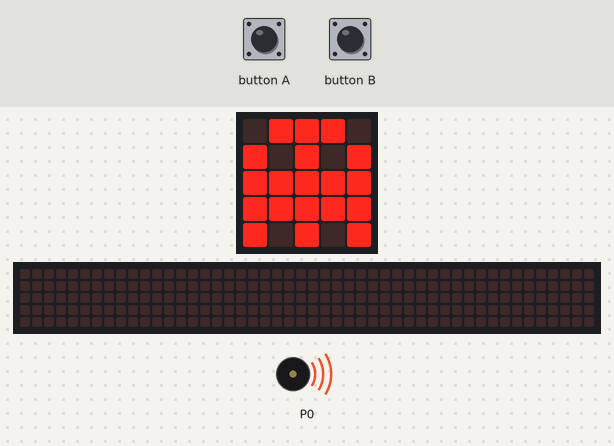
Recording of a program running on a simulated BBC micro:bit (MakeCode). Shown: the board's 5×5 LED display, a strip that is not on the board, showing the scrolling text unrolled, buzzer (waves = sounding). The 48×5 strip is a reading aid, not a part: it shows the text the display is scrolling, unrolled, one strip-width of it at a time.

Above: at 0.19 s.
At 5.0 s:
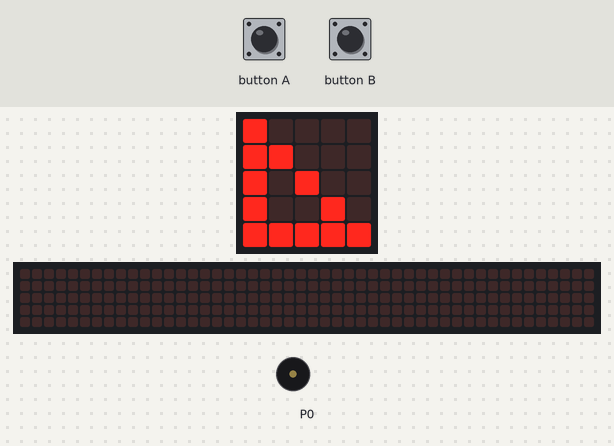
At 12.1 s:
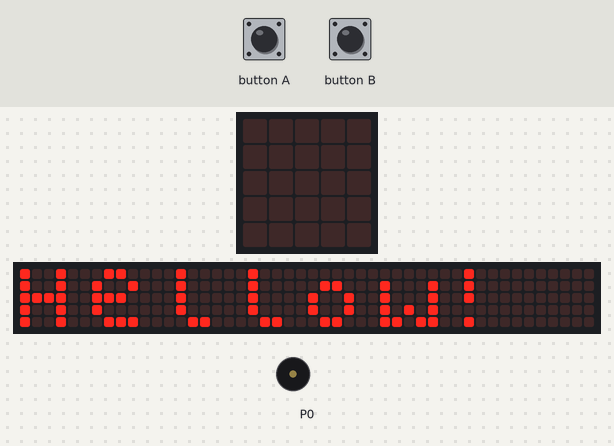
At 24.1 s:
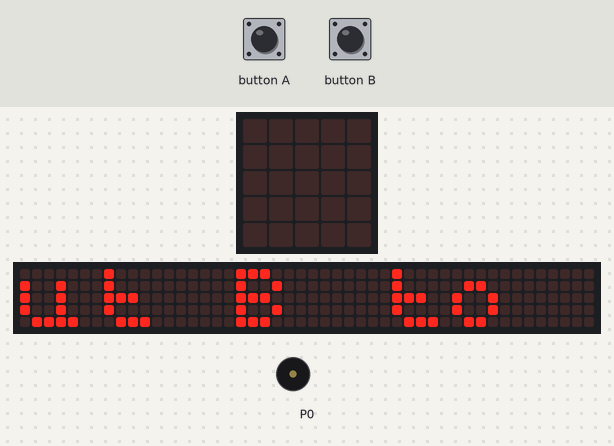
Timing chart, 0 to 25.6 s (numbered marks = the images above):
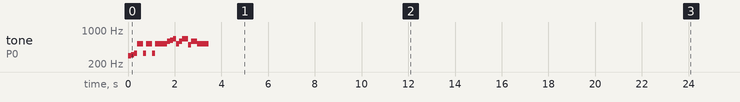

Measured:
- by itself, tone on P0: plays 294 Hz for 0.13 s, 311 Hz for 0.13 s, 330 Hz for 0.13 s, 523 Hz for 0.26 s, 330 Hz for 0.13 s, 523 Hz for 0.26 s … (17 notes in this stretch)
- what the display in image 1 shows lasts 0.7 s, from 4.9 s to 5.6 s
- what the display in image 2 shows lasts 0.7 s, from 12.1 s to 12.8 s

The program:

main.ts
```typescript
let i = 0
let bclicked = 0
let atimes = 0
function interact(interval: number) {

    basic.clearScreen()
    i = 1
    while (i < interval + 1) {
        basic.showString("" + ("" + func(i)))
        basic.pause(100)
        basic.clearScreen()
        i += 1
    }
}

function func(n: number): number {
    return (5 - n) * Math.pow(n, 2) / n
}

function numElements() {

    while (bclicked < 1) {
        if (input.buttonIsPressed(Button.A)) {
            basic.showString("A")
            basic.clearScreen()
            atimes += 1
            basic.showString("" + ("" + atimes))
        } else if (input.buttonIsPressed(Button.B)) {
            basic.showString("B")
            bclicked += 1
        }

        basic.pause(50)
    }
    basic.clearScreen()
    basic.showString("Func")
    interact(atimes)
}

function showIcon() {
    basic.clearScreen()
    music.startMelody(music.builtInMelody(Melodies.Entertainer), MelodyOptions.Once)
    for (let index = 0; index < 4; index++) {
        basic.showIcon(IconNames.Ghost)
        basic.pause(100)
        basic.showIcon(IconNames.LeftTriangle)
        basic.pause(100)
    }
    basic.clearScreen()
    basic.showString("Hellow!")
    basic.clearScreen()
}

basic.forever(function on_forever() {

    music.setBuiltInSpeakerEnabled(true)
    atimes = 0
    bclicked = 0
    showIcon()
    basic.showString("A to input B to calc")
    numElements()
    basic.pause(500)
})
```

test.ts
```typescript
// aquí va el archivo "tests"; esto no se compilará cuando este paquete se utilice como una extensión.
```
